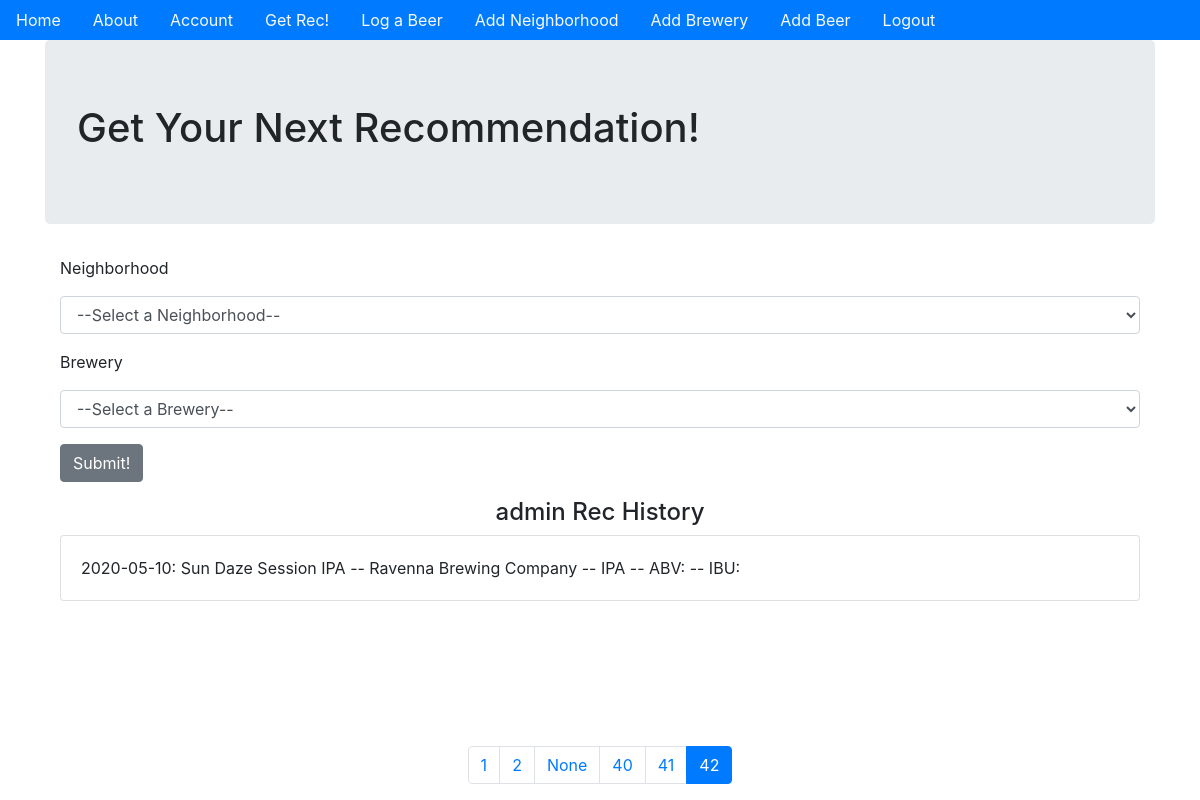
The page /get_rec?page=42 (signed in) on the database its author committed.
### beer_app/models.py (models this page shows, shortened)
class User(db.Model, UserMixin):
    __tablename__ = 'users'
    id = db.Column(db.Integer, primary_key=True)
    profile_image = db.Column(
        db.String(64), nullable=False, default='default_profile.png')
    email = db.Column(db.String(64), unique=True, index=True)
    username = db.Column(db.String(64), unique=True, index=True)
    password_hash = db.Column(db.String(128))
    transactions = db.relationship('Log', backref='user', lazy='dynamic')
    recommendations = db.relationship(
        'Rec', backref='user', lazy='dynamic')

class Rec(db.Model):
    __tablename__ = 'recommendations'
    users = db.relationship(User)
    items = db.relationship(Item)
    id = db.Column(db.Integer, primary_key=True)
    user_id = db.Column(db.Integer, db.ForeignKey('users.id'), nullable=False)
    item_id = db.Column(db.Integer, db.ForeignKey('items.id'), nullable=False)
    date = db.Column(db.DateTime, nullable=False, default=datetime.utcnow)
    def __repr__(self):
        return f"{self.date.strftime('%Y-%m-%d')}: {Item.query.filter_by(id=self.item_id).first()}"

class Item(db.Model):
    __tablename__ = 'items'
    locations = db.relationship(Location)
    id = db.Column(db.Integer, primary_key=True)
    name = db.Column(db.String(64), nullable=False, index=True)
    style = db.Column(db.String(64), nullable=False, index=True)
    abv = db.Column(db.String(4), nullable=False, index=True)
    ibu = db.Column(db.String(3), index=True)
    location_id = db.Column(db.Integer, db.ForeignKey(
        'locations.id'), nullable=False)
    def __repr__(self):
        return f"{self.name} -- {self.locations.name} -- {self.style} -- ABV: {self.abv} -- IBU: {self.ibu}"

class Location(db.Model):
    __tablename__ = 'locations'
    zones = db.relationship(Zone)
    id = db.Column(db.Integer, primary_key=True)
    name = db.Column(db.String(64), index=True)
    address = db.Column(db.String(64))
    phone = db.Column(db.String(10))
    website = db.Column(db.String(64))
    zone_id = db.Column(db.Integer, db.ForeignKey('zones.id'), nullable=False)
    items = db.relationship('Item', backref='location')

### beer_app/actions/views.py (the view, shortened to what this page needs)
@actions.route('/get_rec', methods=['GET', 'POST'])
@login_required
def get_rec():
    form = RecActionForm()
    form.zone.choices += [
                                            (zone.id, zone.name)
                                            for zone
                                            in Zone.query.order_by('name')
                                        ]
    form.loc.choices += [
                                        (loc.id, loc.name)
                                        for loc
                                        in Location.query.order_by('name')
                                     ]
    page = request.args.get('page', 1, type=int)
    user_recs = Rec.query.filter_by(user_id=current_user.id).order_by(
        Rec.date.desc()).paginate(page=page, per_page=3)
    return render_template('rec.html', form=form, user_recs=user_recs)

### beer_app/actions/forms.py
class RecActionForm(FlaskForm):
    zone = SelectField('Neighborhood',
                                    coerce=int,
                                    choices=[(0,' --Select a Neighborhood--')])
    loc=SelectField('Brewery',
                                    coerce=int,
                                    choices=[(0, '--Select a Brewery--')])
    submit = SubmitField('Submit!')

### beer_app/models.py (called while the page is built)
@login_manager.user_loader
def load_user(user_id):
    return User.query.get(user_id)

### beer_app/templates/rec.html (shortened to what this page needs)
{% extends "base.html" %}
{% block content %}
<div class='jumbotron'>
    <h1>Get Your Next Recommendation!</h1>
</div>
<div class='container'>
    <form method="POST" action="" enctype="multipart/form-data">
        <div class='form-group'>
            {{form.zone.label(class='form-group')}}
            {{form.zone(class='form-control')}}
        </div>
        <div class='form-group'>
            {{form.loc.label(class='form-group')}}
            {{form.loc(class='form-control')}}
        </div>
        <div class='form-group'>
            {{form.submit(class='btn btn-secondary')}}
        </div>
    </form>
</div>
{% if user_recs.items %}
<div class='container'>
    <h4 style='text-align:center'> {{current_user.username}} Rec History</h4>
    {% for post in user_recs.items %}
    <div class='card'>
        <div class='card-body'>
            {{post}}
        </div>
    </div>
    {% endfor %}
</div>
<div class="fixed-bottom">
    <nav aria-label='User Recommendation History'>
        <ul class='pagination sticky-bottom justify-content-center'>
            {% for page_num in user_recs.iter_pages(left_edge=2,
                                                                                right_edge=2,
                                                                                left_current=2,
                                                                                right_current=2) %}
            {% if user_recs.page == page_num %}
            <li class='page-item active' aria-current="page">
                <span class="page-link" href="{{url_for('actions.get_rec',page=page_num)}}">{{page_num}}
                </span>
            </li>
            {% else %}
            <li class='page-item'>
                <a class='page-link' href="{{url_for('actions.get_rec',page=page_num)}}">{{page_num}}</a>
            </li>
            {% endif %}
            {% endfor %}
        </ul>
    </nav>
</div>
{% endif %}
{% endblock %}

### rows shown on the page
User: username "admin"
Rec: date+item "2020-05-10: Sun Daze Session IPA -- Ravenna Brewing Company -- IPA -- ABV: -- IBU:"

### other values the page prints
{{ page_num }} "1" "2" "None" "40" "41"
{{ page_num }} "42"
